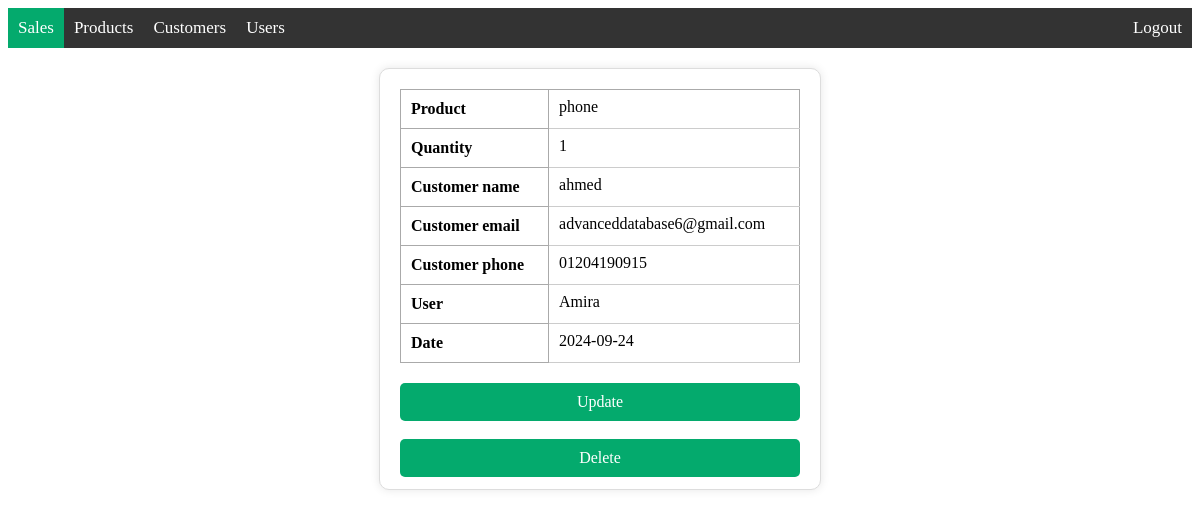
/info_sale/15 (signed in), run on the app's committed database.
### models/sale.py (models this page shows, shortened)
class Sale(db.Model):
    __tablename__ = 'sales'
    id = db.Column(db.Integer, primary_key=True)
    product_name = db.Column(db.String(200), nullable=False)
    product_quantity = db.Column(db.Integer, nullable=False)
    customer_name = db.Column(db.String(200), nullable=False)
    customer_email = db.Column(db.String(200), nullable=False)
    customer_phone = db.Column(db.String(15))
    user_name = db.Column(db.String(200), nullable=False)
    date = db.Column(db.DateTime, default=datetime.now(pytz.UTC))

### app.py (the view)
@app.route('/info_sale/<int:id>', methods=['GET'])
@roles_accepted('admin', 'editor', 'supervisor')
def info_sale(id):
    sale = Sale.query.get_or_404(id)
    return render_template('info_sale.html', sale=sale)

### templates/info_sale.html (shortened to what this page needs)
{% extends 'base.html' %}
{% block body %}
<div class="content">
    {% block navbar %}
    <div class='topnav'>
        <a class='active' href='/view_sale'>Sales</a>
        <a href='/view_product'>Products</a>
        <a href='/view_customer'>Customers</a>
        {% if current_user.has_role('admin') or current_user.has_role('supervisor')%}
        <a href='/view_user'>Users</a>
        {% endif %}
        <a class='logout' href='/logout'>Logout</a>
    </div>
    {% endblock %}
    <div class="info">
        <div class="table_box">
            <table>
                <tr>
                    <th>Product</th>
                    <td>{{ sale.product_name }}</td>
                </tr>
                <tr>
                    <th>Quantity</th>
                    <td>{{ sale.product_quantity }}</td>
                </tr>
                <tr>
                    <th>Customer name</th>
                    <td>{{ sale.customer_name }}</td>
                </tr>
                <tr>
                    <th>Customer email</th>
                    <td>{{ sale.customer_email }}</td>
                </tr>
                <tr>
                    <th>Customer phone</th>
                    <td>{{ sale.customer_phone }}</td>
                </tr>
                <tr>
                    <th>User</th>
                    <td>{{ sale.user_name }}</td>
                </tr>
                <tr>
                    <th>Date</th>
                    <td>{{ sale.date.date() }}</td>
                </tr>
            </table>
        </div>
        <div class="edit">
            {% if current_user.has_role('admin') or current_user.has_role('editor')%}
            <a href="/update_sale/{{sale.id}}" id="update">Update</a>
            <br>
            <a href="{{ url_for('delete_sale', id=sale.id) }}" onclick="return confirm('are you sure you want delete this record?!')" id="delete">Delete</a>
            {% endif %}
        </div>
    </div>
</div>
{% endblock %}

### static/main.css (style rules this page uses)
.view table, td, th { border: 1px solid #aaa; }
.topnav { width: 100%; background-color: #333; padding: 0px; display: flex; justify-content: space-between; align-items: center; }
.topnav a { color: #fff; text-decoration: none; padding: 10px; font-size: 17px; }
.topnav a.logout { margin-left: auto; }
.topnav a.active { background-color: #04AA6D; color: white; }
.info { width: 400px; height: 380px; margin: 20px auto; padding: 20px; background-color: #fff; border: 1px solid #ddd; border-radius: 10px; box-shadow: 0 0 10px rgba(0, 0, 0, 0.1); display: flex; flex-direction: column; }
.table_box { width: 100%; }
.table_box table { width: 100%; border-collapse: collapse; }
.table_box th, td { padding: 10px; text-align: left; }
.table_box th { font-weight: bold; }
.table_box td { border-bottom: 1px solid #ccc; padding-top: 5px; }
#update { font-size: 16px; display: block; color: #fff; background-color: #04AA6D; text-align: center; padding: 10px 0; border: none; text-decoration: none; margin-top: 20px; border-radius: 5px; width: 100%; transition: background-color 0.3s ease; }
#delete { font-size: 16px; display: block; color: #fff; background-color: #04AA6D; text-align: center; padding: 10px 0; border: none; text-decoration: none; margin-top: 0; border-radius: 5px; width: 100%; transition: background-color 0.3s ease; }

### data on the page
Sale: product_name "phone", product_quantity "1", customer_name "ahmed", customer_email "advanceddatabase6@gmail.com", customer_phone "01204190915", user_name "Amira", date "2024-09-24"
